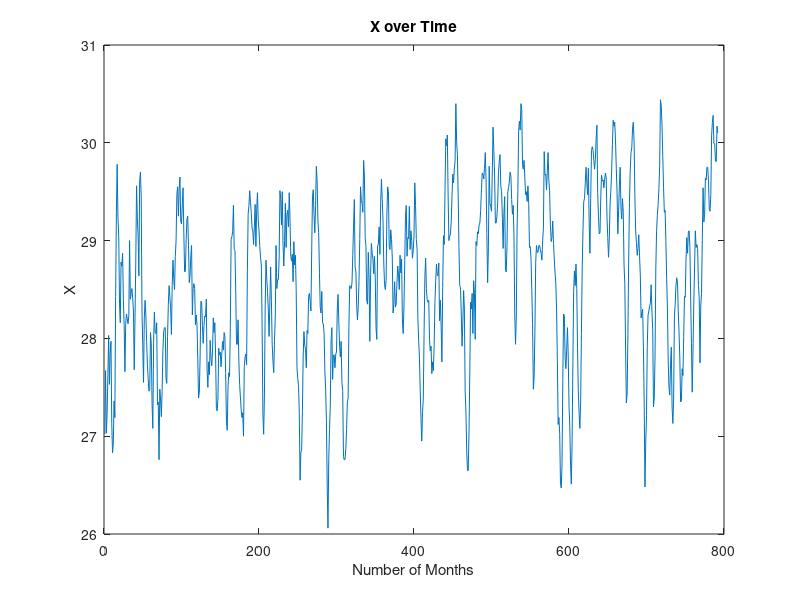
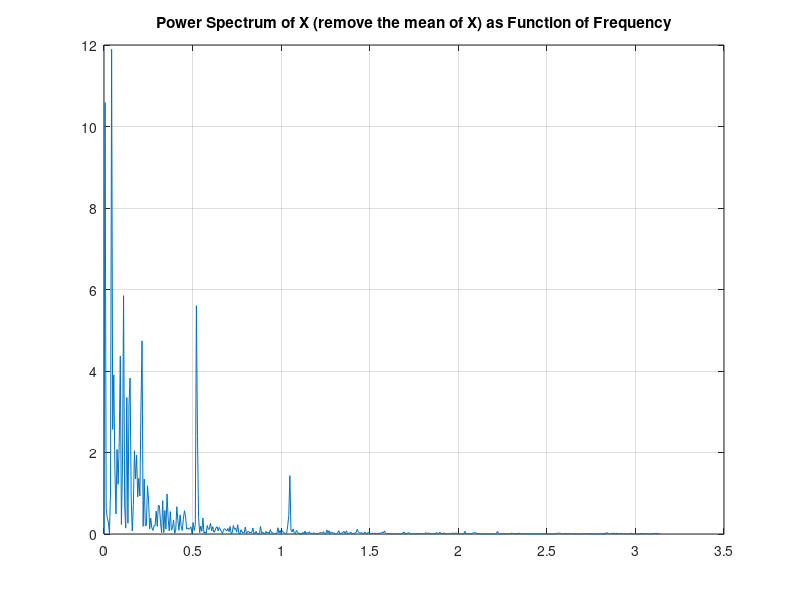
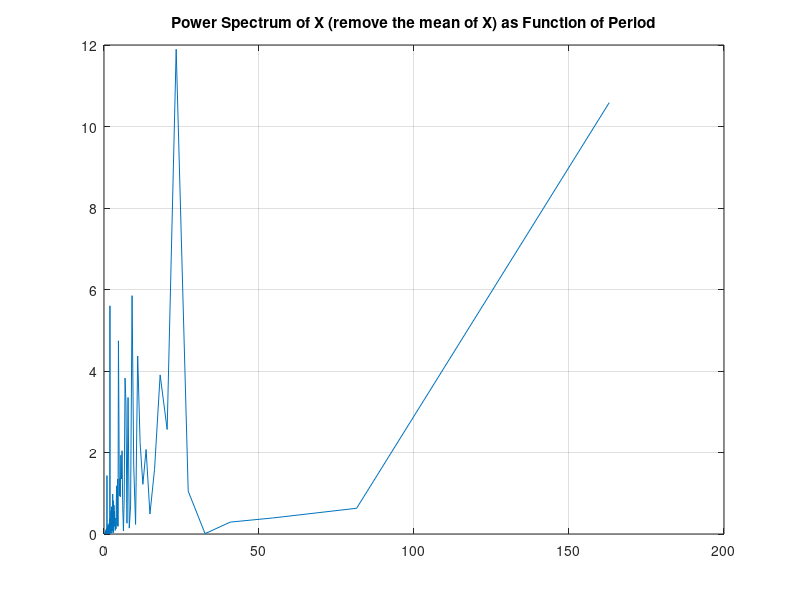

These charts were generated, in order, by the following MATLAB code: (Note: this script raises an error after producing the figures.)
%%% Question1

data=load('ding-data1.txt');
year = data(:,1);
month = data(:,2);
X = data(:,3);
n = length(X);
time = [1:1:n];

%% 1. plot X (vs time)
figure(1)

plot(time,X)
xlabel('Number of Months');
ylabel('X')
title('X over Time')

%% 2. 
Mean_x = mean(X);
X1 = X - Mean_x;
[pxx, f] = periodogram(X1);

figure(2);
plot(f, pxx), grid;
title('Power Spectrum of X (remove the mean of X) as Function of Frequency')

figure(3);
plot(1./f, pxx), grid;
title('Power Spectrum of X (remove the mean of X) as Function of Period')

%% 3.
figure(4);
cwt(X1);

%%% Question2
data2=load('ding-data2.txt');
year = data2(:,1);
month = data2(:,2);
X = data2(:,3);
Y = data2(:,4);
m = length(Y);
time2 = [1:1:m];

%%1 plot X and Y together (vs time).

figure(5)
plot(time2,X)
hold on
plot(time2,Y)
hold off
xlabel('Number of Months');
ylabel('Variable')
title('X and Y Over Time')
legend('X','Y');

%% 2 Use FFT and periodogram calculate (and plot) the power spectrum of X (remove the mean first), respectively.
Mean_x = mean(X);
X2 = X - Mean_x;

% periodogram
[pxx, f] = periodogram(X2);
figure(6);
plot(f, pxx),grid;
title('Power Spectrum of X (remove the mean of X)')

% FFT
Xxx = fft(X2,1024);
Pxx2 = abs(Xxx).^2/1000;
Pxx = [Pxx2(1); 2*Pxx2(2:512)];
f2 = 0:1/(1024-1):1/2;
figure(7);
plot(f2, Pxx),grid;
title('Power Spectrum of X (remove the mean of X)')

%% 3. Calculate and plot the cross-spectrum between X and Y (remove the means of X and Y).

Mean_y = mean(Y);
Y2 = Y - Mean_y;

[Pxy,f3] = cpsd(X2, Y2, [], 0, 1024,1);
figure(8);
plot(f3, abs(Pxy)),grid;
title('cross-spectrum between X and Y (remove the means of X and Y)')

%% Use a low-pass filter to remove any high frequency variability (higher than the 2-year periods) from X and Y and plot the residual time series of X and Y together.

[bx, ax] = butter(1, (1/24)/0.5);
[hx, wx] = freqz(bx, ax, 1024);
fx = 1*wx/(2*pi);
xfx = filtfilt(bx,ax,X);

[by, ay] = butter(1, (1/24)/0.5);
[hy, wy] = freqz(by, ay, 1024);
fy = 1*wy/(2*pi);
yfy = filtfilt(by,ay,Y);

figure(9);
plot(time2,xfx)
hold on
plot(time2,yfy)
hold off
xlabel('Number of Months');
ylabel('Variable')
title('Residual X and Y Over Time')
legend('X','Y');